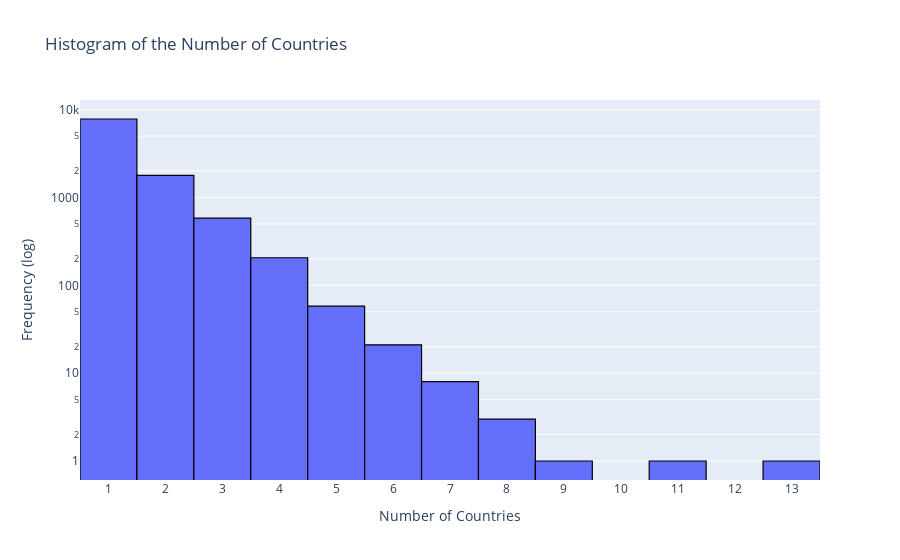

The notebook cell this image was saved under:
### Code cell
# Calculate the number of countries for each movie
number_of_countries = gross_country.drop_duplicates(subset='Wiki_ID')['countries'].dropna().apply(lambda x: len(x))

# Create an interactive histogram
fig = go.Figure(data=[go.Histogram(
    x=number_of_countries,
    xbins=dict(start=0.5, end=14.5, size=1),  # Bin size and range
    marker=dict(line=dict(width=1.2, color='black')),  # Border line for each bin
    autobinx=False  # Disable automatic bin sizing
)])

# Update the layout
fig.update_layout(
    title='Histogram of the Number of Countries',
    xaxis=dict(
        title='Number of Countries',
        dtick=1  # Ticks at every integer
    ),
    yaxis=dict(
        title='Frequency (log)',
        type='log'  # Logarithmic scale for y-axis
    ),
    bargap=0  # No gap between bars
)

# Save the plot as an HTML file
# offline.plot(fig, filename='docs/plots/nb_countries.html', auto_open=False)

# Show the figure
fig.show()

### Figure 1 — Plotly figure (JSON) as saved in the notebook; plotly's stock layout.template omitted (floating-point values rounded to 4 significant figures; data arrays with more than 128 entries replaced by an {"elided": "..."} marker saying what was removed)
{"data": [{"autobinx": false, "marker": {"line": {"color": "black", "width": 1.2}}, "type": "histogram", "x": {"elided": "10489 int values"}, "xbins": {"end": 14.5, "size": 1, "start": 0.5}}], "layout": {"bargap": 0, "title": {"text": "Histogram of the Number of Countries"}, "xaxis": {"dtick": 1, "title": {"text": "Number of Countries"}}, "yaxis": {"title": {"text": "Frequency (log)"}, "type": "log"}}}
